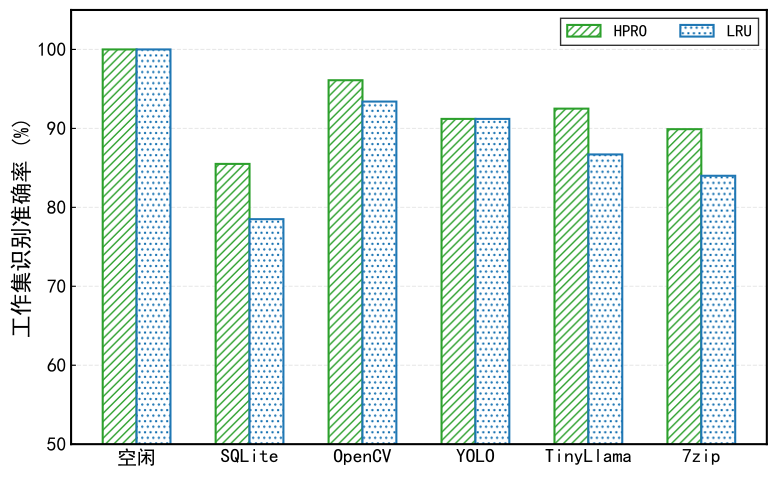

Generate this figure with Python:
import matplotlib.pyplot as plt
import numpy as np

# --- 1. 核心修复：设置支持中文的字体 ---
# 优先使用 Times New Roman，找不到字符时回退到 SimSun (宋体)
# 注意：列表顺序很重要，排在前面的优先
# plt.rcParams['font.family'] = 'serif'
# plt.rcParams['font.serif'] = ['Times New Roman', 'SimSun'] 
plt.rcParams['font.sans-serif'] = ['SimHei', 'SimSun', 'Arial Unicode MS'] 

# mac 用户如果没装 SimSun，可以使用 'Arial Unicode MS' 或 'Songti SC'
# plt.rcParams['font.serif'] = ['Times New Roman', 'Arial Unicode MS'] 

plt.rcParams['font.size'] = 14
plt.rcParams['axes.linewidth'] = 1.5
plt.rcParams['axes.unicode_minus'] = False # 解决负号显示问题
plt.rcParams['xtick.direction'] = 'in'
plt.rcParams['ytick.direction'] = 'in'

def plot_accuracy_bar_chinese():
    # --- 2. 数据准备 (这里我把标签改成了中文演示) ---
    categories = ['空闲', 'SQLite', 'OpenCV', 'YOLO', 'TinyLlama', '7zip']
    
    # HPRO (ResSnap) 数据
    acc_hpro = [100, 85.5, 96.1, 91.2, 92.5, 89.9]
    # LRU 数据
    acc_lru = [100, 78.5, 93.4, 91.2, 86.7, 84.0]

    x = np.arange(len(categories))
    width = 0.3

    # --- 3. 绘图 ---
    fig, ax = plt.subplots(figsize=(8, 5))

    color_hpro = '#2ca02c' 
    color_lru = '#1f77b4'

    # 绘制柱状图
    rects1 = ax.bar(x - width/2, acc_hpro, width, label='HPRO', 
                    color='white', edgecolor=color_hpro, hatch='////', linewidth=1.5)
    
    rects2 = ax.bar(x + width/2, acc_lru, width, label='LRU', 
                    color='white', edgecolor=color_lru, hatch='...', linewidth=1.5)

    # --- 4. 细节调整 ---
    ax.set_ylabel('工作集识别准确率 (%)', fontsize=16) # 中文标签
    ax.set_xticks(x)
    ax.set_xticklabels(categories, fontsize=14)
    
    ax.set_ylim(50, 105)
    ax.yaxis.grid(True, linestyle='--', alpha=0.3)
    ax.set_axisbelow(True)

    # 图例
    ax.legend(loc='upper right', frameon=True, edgecolor='black', fancybox=False, fontsize=12, ncol=2)

    plt.tight_layout()
    
    # 保存图片
    plt.savefig('acc.pdf', format='pdf', bbox_inches='tight')
    plt.show()

if __name__ == "__main__":
    plot_accuracy_bar_chinese()
